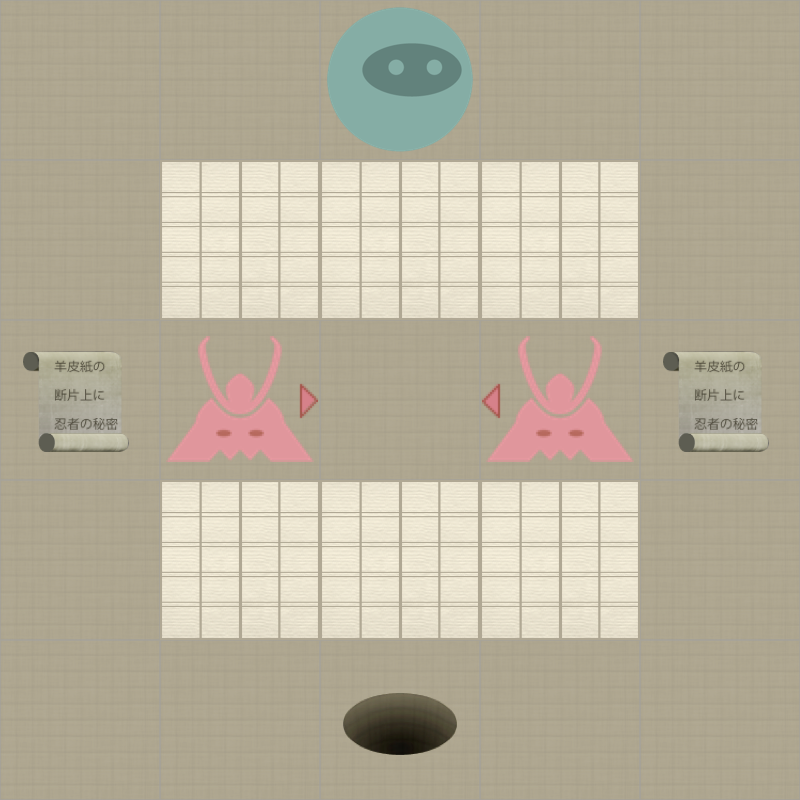

This is a level from a 2D game, rendered from its Tiled map with the project's own tilesets. A one-line summary and the map file follow, with tile-layer data summarised:
An orthogonal 5x5 tile map with 160x160 px tiles, 2 tile layers (Level, Actors).

<map version="1.0" orientation="orthogonal" width="5" height="5" tilewidth="160" tileheight="160">
 <properties>
  <property name="moves" value="8" />
 </properties>
 <tileset firstgid="1" name="tiles" tilewidth="160" tileheight="160" spacing="2" margin="2">
  <image source="tiles-ipadhd.png" width="1024" height="1024" />
  <tile id="0">
   <properties>
    <property name="actor" value="exit" />
   </properties>
  </tile>
  <tile id="2">
   <properties>
    <property name="actor" value="guard" />
    <property name="direction" value="down" />
   </properties>
  </tile>
  <tile id="3">
   <properties>
    <property name="actor" value="guard" />
    <property name="direction" value="left" />
   </properties>
  </tile>
  <tile id="4">
   <properties>
    <property name="actor" value="guard" />
    <property name="direction" value="right" />
   </properties>
  </tile>
  <tile id="5">
   <properties>
    <property name="actor" value="guard" />
    <property name="direction" value="up" />
   </properties>
  </tile>
  <tile id="7">
   <properties>
    <property name="actor" value="player" />
   </properties>
  </tile>
  <tile id="8">
   <properties>
    <property name="actor" value="scroll" />
   </properties>
  </tile>
  <tile id="9">
   <properties>
    <property name="wall" value="1" />
   </properties>
  </tile>
 </tileset>
 <layer name="Level" width="5" height="5">
  <data>[25 cells, 25 non-empty, 2 distinct tile ids]</data>
 </layer>
 <layer name="Actors" width="5" height="5">
  <data>[25 cells, 6 non-empty, 5 distinct tile ids]</data>
 </layer>
</map>
